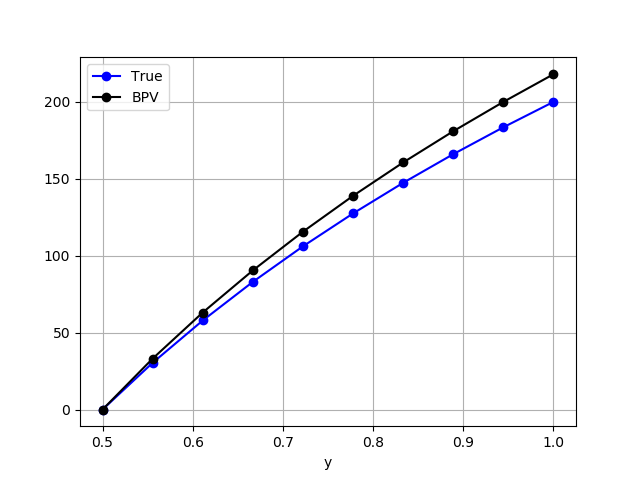

Write Python code to recreate this figure.
import numpy as np
import matplotlib.pyplot as plt
from numpy.core.fromnumeric import transpose
from numpy.lib.function_base import rot90
from numpy.lib.nanfunctions import _remove_nan_1d

h = (1-0.5)/9 # Finds h val

# all rn terms
r0 = 0.5 
r1 = 0.5+h*1
r2 = 0.5+h*2
r3 = 0.5+h*3
r4 = 0.5+h*4
r5 = 0.5+h*5
r6 = 0.5+h*6
r7 = 0.5+h*7
r8 = 0.5+h*8
r9 = 0.5+h*9
r = [r0,r1,r2,r3,r4,r5,r6,r7,r8, r9]

# equation matric 9 terms plus 2 end conditions (11x11)
A = np.array([[0,0.5,0,0,0,0,0,0,0,0,0],
                [2*r0-h,-4*r0,2*r0+h,0,0,0,0,0,0,0,0],
                [0,2*r1-h,-4*r1,2*r1+h,0,0,0,0,0,0,0],
                [0,0,2*r2-h,-4*r2,2*r2+h,0,0,0,0,0,0],
                [0,0,0,2*r3-h,-4*r3,2*r3+h,0,0,0,0,0],
                [0,0,0,0,2*r4-h,-4*r4,2*r4+h,0,0,0,0],
                [0,0,0,0,0,2*r5-h,-4*r5,2*r5+h,0,0,0],
                [0,0,0,0,0,0,2*r6-h,-4*r6,2*r6+h,0,0],
                [0,0,0,0,0,0,0,2*r7-h,-4*r7,2*r7+h,0],
                [0,0,0,0,0,0,0,0,2*r8-h,-4*r8,2*r8+h],
                [0,1,0,0,0,0,0,0,000000,1.000,000000]])

b = np.array([0,0,0,0,0,0,0,0,0,000,200]) # end conditions


def Tru(r,a):  # true value equaitons
    y = 200.*(1-np.log(r/a)/np.log(0.5))
    return y


YTrial = np.linalg.solve(A, transpose(b)) #calculates y val   y-1 to yn
x = np.linspace(0.5,1 , 10) # gets daa points for true val calculaiton
a =1

# plots figs
plt.plot(x,Tru(x,a),"o-b", label='True')
plt.plot(r,YTrial[1:],"o-k",label='BPV')
plt.legend(loc='best')
plt.xlabel('x')
plt.xlabel('y')
plt.grid()
plt.show()
